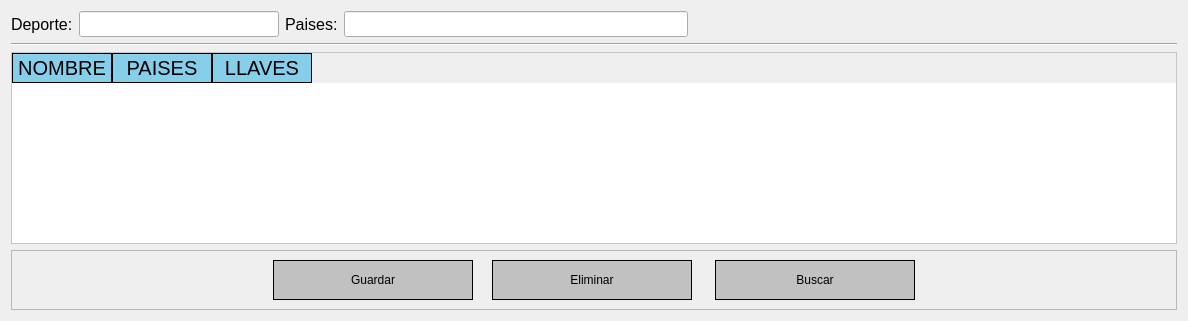
                <widget class="QWidget" name="admin_stacketWidget_page_deporte">
                 <layout class="QGridLayout" name="gridLayout_13">
                  <item row="0" column="0">
                   <widget class="QLabel" name="admin_stacketWidget_label_pageDeporte_deporte">
                    <property name="font">
                     <font>
                      <pointsize>12</pointsize>
                     </font>
                    </property>
                    <property name="text">
                     <string>Deporte:</string>
                    </property>
                   </widget>
                  </item>
                  <item row="0" column="1">
                   <widget class="QLineEdit" name="admin_stacketWidget_pageDeporte_lineEdit_deporte">
                    <property name="minimumSize">
                     <size>
                      <width>200</width>
                      <height>0</height>
                     </size>
                    </property>
                    <property name="maximumSize">
                     <size>
                      <width>200</width>
                      <height>16777215</height>
                     </size>
                    </property>
                    <property name="styleSheet">
                     <string notr="true">font-size: 11pt;</string>
                    </property>
                    <property name="text">
                     <string/>
                    </property>
                   </widget>
                  </item>
                  <item row="0" column="2">
                   <widget class="QLabel" name="admin_stacketWidget_label_pageDeporte_paises">
                    <property name="font">
                     <font>
                      <pointsize>12</pointsize>
                     </font>
                    </property>
                    <property name="text">
                     <string>Paises:</string>
                    </property>
                   </widget>
                  </item>
                  <item row="0" column="3">
                   <widget class="QLineEdit" name="admin_stacketWidget_pageDeporte_lineEdit_paises">
                    <property name="minimumSize">
                     <size>
                      <width>100</width>
                      <height>0</height>
                     </size>
                    </property>
                    <property name="styleSheet">
                     <string notr="true">font-size: 11pt;</string>
                    </property>
                    <property name="text">
                     <string/>
                    </property>
                    <property name="readOnly">
                     <bool>true</bool>
                    </property>
                   </widget>
                  </item>
                  <item row="0" column="4">
                   <spacer name="horizontalSpacer_21">
                    <property name="orientation">
                     <enum>Qt::Horizontal</enum>
                    </property>
                    <property name="sizeHint" stdset="0">
                     <size>
                      <width>483</width>
                      <height>20</height>
                     </size>
                    </property>
                   </spacer>
                  </item>
                  <item row="1" column="0" colspan="5">
                   <widget class="Line" name="line_10">
                    <property name="orientation">
                     <enum>Qt::Horizontal</enum>
                    </property>
                   </widget>
                  </item>
                  <item row="2" column="0" colspan="5">
                   <widget class="QTableWidget" name="admin_stacketWidget_pageDeporte_table">
                    <property name="styleSheet">
                     <string notr="true">QTableWidget{
background-color: rgb(255, 255, 255);
color: rgb(0,0,0);
gridline-color: rgb(135, 206, 235);
font-size: 16pt;
color: #000000;
}
QHeaderView::section{
background-color: rgb(135, 206, 235);
border: 1px solid rgb(0,0,0);
font-size: 15pt;
}
QTableWidget QTableCornerButton::section{
background-color: rgb(0,0,0);
border: 1px solid rgb(135, 206, 235);
}
QTableWidget::item{
text-align: AlignCenter;
}</string>
                    </property>
                    <property name="editTriggers">
                     <set>QAbstractItemView::NoEditTriggers</set>
                    </property>
                    <column>
                     <property name="text">
                      <string>NOMBRE</string>
                     </property>
                    </column>
                    <column>
                     <property name="text">
                      <string>PAISES</string>
                     </property>
                    </column>
                    <column>
                     <property name="text">
                      <string>LLAVES</string>
                     </property>
                    </column>
                   </widget>
                  </item>
                  <item row="3" column="0" colspan="5">
                   <widget class="QFrame" name="frame_11">
                    <property name="frameShape">
                     <enum>QFrame::StyledPanel</enum>
                    </property>
                    <property name="frameShadow">
                     <enum>QFrame::Raised</enum>
                    </property>
                    <layout class="QHBoxLayout" name="horizontalLayout_10">
                     <item>
                      <spacer name="horizontalSpacer_22">
                       <property name="orientation">
                        <enum>Qt::Horizontal</enum>
                       </property>
                       <property name="sizeHint" stdset="0">
                        <size>
                         <width>252</width>
                         <height>20</height>
                        </size>
                       </property>
                      </spacer>
                     </item>
                     <item>
                      <widget class="QPushButton" name="admin_stacketWidget_pageDeporte_btnGuardar">
                       <property name="minimumSize">
                        <size>
                         <width>200</width>
                         <height>40</height>
                        </size>
                       </property>
                       <property name="styleSheet">
                        <string notr="true">QPushButton{
font: 75 12pt &quot;Arial&quot;;
color: black;
background-color:rgb(193, 193, 193);
border:1px solid black;
}

QPushButton:hover{
background-color:white;
font: 75 12pt &quot;Arial&quot;;
}

</string>
                       </property>
                       <property name="text">
                        <string>Guardar</string>
                       </property>
                      </widget>
                     </item>
                     <item>
                      <spacer name="horizontalSpacer_23">
                       <property name="orientation">
                        <enum>Qt::Horizontal</enum>
                       </property>
                       <property name="sizeHint" stdset="0">
                        <size>
                         <width>13</width>
                         <height>20</height>
                        </size>
                       </property>
                      </spacer>
                     </item>
                     <item>
                      <widget class="QPushButton" name="admin_stacketWidget_pageDeporte_btnEliminar">
                       <property name="minimumSize">
                        <size>
                         <width>200</width>
                         <height>40</height>
                        </size>
                       </property>
                       <property name="styleSheet">
                        <string notr="true">QPushButton{
font: 75 12pt &quot;Arial&quot;;
color: black;
background-color:rgb(193, 193, 193);
border:1px solid black;
}

QPushButton:hover{
background-color:white;
font: 75 12pt &quot;Arial&quot;;
}

</string>
                       </property>
                       <property name="text">
                        <string>Eliminar</string>
                       </property>
                      </widget>
                     </item>
                     <item>
                      <spacer name="horizontalSpacer_28">
                       <property name="orientation">
                        <enum>Qt::Horizontal</enum>
                       </property>
                       <property name="sizeHint" stdset="0">
                        <size>
                         <width>17</width>
                         <height>20</height>
                        </size>
                       </property>
                      </spacer>
                     </item>
                     <item>
                      <widget class="QPushButton" name="admin_stacketWidget_pageDeporte_btnBuscar">
                       <property name="minimumSize">
                        <size>
                         <width>200</width>
                         <height>40</height>
                        </size>
                       </property>
                       <property name="styleSheet">
                        <string notr="true">QPushButton{
font: 75 12pt &quot;Arial&quot;;
color: black;
background-color:rgb(193, 193, 193);
border:1px solid black;
}

QPushButton:hover{
background-color:white;
font: 75 12pt &quot;Arial&quot;;
}

</string>
                       </property>
                       <property name="text">
                        <string>Buscar</string>
                       </property>
                      </widget>
                     </item>
                     <item>
                      <spacer name="horizontalSpacer_29">
                       <property name="orientation">
                        <enum>Qt::Horizontal</enum>
                       </property>
                       <property name="sizeHint" stdset="0">
                        <size>
                         <width>252</width>
                         <height>20</height>
                        </size>
                       </property>
                      </spacer>
                     </item>
                    </layout>
                   </widget>
                  </item>
                 </layout>
                </widget>
